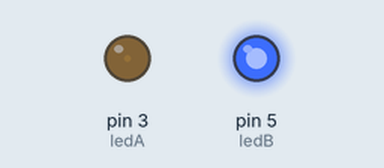
Bench run of a sketch on a simulated Arduino Uno, built with avr-gcc and run on an emulated ATmega328P. Parts: output pins drawn as LEDs (lit = HIGH).

Above: at 0.05 s.
At 0.65 s:
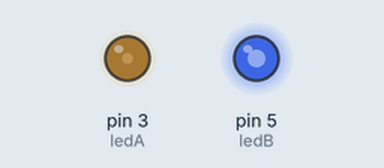
At 1.3 s:
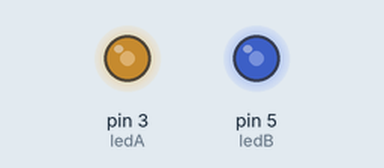
At 2.55 s:
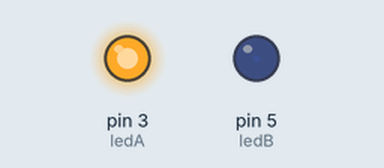
Timing chart, 0 to 5.9 s (numbered marks = the images above):
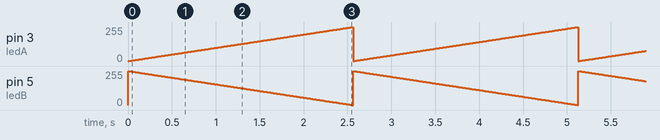

The sketch:

22_09_19_1.ino
```cpp
#include <Servo.h>

// data sheet
// upload는 ctrl + u

const int ledA = 3;
const int ledB = 5;
int brightness = 0;
int increment = 1;

void setup() {
  // analogWrite 에는 별도의 설정이 불필요.
}

void loop() {
  // 저항은 +, - 극성이 없다. 저항은 330옴
  // 다이오드는 존재함. 발광 다이오드는 다리가 긴 쪽이 +, 짧은 쪽이 -

  analogWrite(ledA, brightness);       // LED A 밝기 조절
  analogWrite(ledB, 255-brightness);   // LED B 밝기 조절

  brightness = brightness + increment;
  if((brightness>= 255)||(brightness<= 0)) {
    increment = increment; // 밝기 변수 증감 방향 변경
    }
  delay(10); // 0.01 초간 지연

}
```

Measured:
- by itself, pin 3 (ledA): ramps from 0/255 to 255/255 and jumps back, once every 2.6 s
- by itself, pin 5 (ledB): ramps from 255/255 to 0/255 and jumps back, once every 2.6 s
